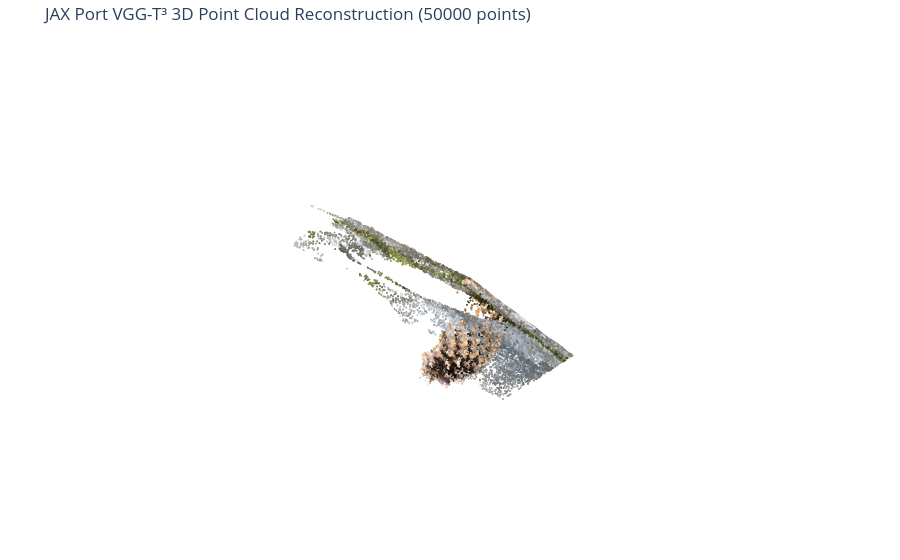

Source (notebook cell):
### Markdown cell above
## Interactive 3D Point Cloud Visualization (Plotly)

### Code cell
# Flatten and filter by confidence
points_flat = pts3d.reshape(-1, 3)
colors_flat = img_vis.reshape(-1, 3)
conf_flat = conf.reshape(-1)

# Mask out low confidence points
mask = conf_flat > conf_threshold
p_filtered = points_flat[mask]
c_filtered = colors_flat[mask]

print(f"Total points: {len(points_flat)}")
print(f"Points above confidence threshold ({conf_threshold}): {len(p_filtered)}")

# Downsample for rendering performance
if len(p_filtered) > max_points:
    print(f"Downsampling from {len(p_filtered)} to {max_points} for visualization...")
    rng = np.random.default_rng(42)
    indices = rng.choice(len(p_filtered), max_points, replace=False)
    p_filtered = p_filtered[indices]
    c_filtered = c_filtered[indices]

# Map float colors [0, 1] to rgb strings
color_strings = [f"rgb({int(r*255)}, {int(g*255)}, {int(b*255)})" for r, g, b in c_filtered]

# Create Plotly interactive 3D Scatter plot
scatter = go.Scatter3d(
    x=p_filtered[:, 0],
    y=p_filtered[:, 1],
    z=p_filtered[:, 2],
    mode='markers',
    marker=dict(
        size=1.2,
        color=color_strings,
        opacity=0.9
    )
)

fig = go.Figure(data=[scatter])

# Configure layout
fig.update_layout(
    scene=dict(
        xaxis=dict(visible=False),
        yaxis=dict(visible=False),
        zaxis=dict(visible=False),
        aspectmode='data'
    ),
    margin=dict(l=0, r=0, b=0, t=40),
    title=f"JAX Port VGG-T³ 3D Point Cloud Reconstruction ({len(p_filtered)} points)"
)

fig.show()

### Figure 1 — Plotly figure (JSON) as saved in the notebook; plotly's stock layout.template omitted (floating-point values rounded to 4 significant figures; data arrays with more than 128 entries replaced by an {"elided": "..."} marker saying what was removed)
{"data": [{"marker": {"color": {"elided": "50000 str values"}, "opacity": 0.9, "size": 1.2}, "mode": "markers", "type": "scatter3d", "x": {"elided": "50000 float values"}, "y": {"elided": "50000 float values"}, "z": {"elided": "50000 float values"}}], "layout": {"margin": {"b": 0, "l": 0, "r": 0, "t": 40}, "scene": {"aspectmode": "data", "xaxis": {"visible": false}, "yaxis": {"visible": false}, "zaxis": {"visible": false}}, "title": {"text": "JAX Port VGG-T³ 3D Point Cloud Reconstruction (50000 points)"}}}
